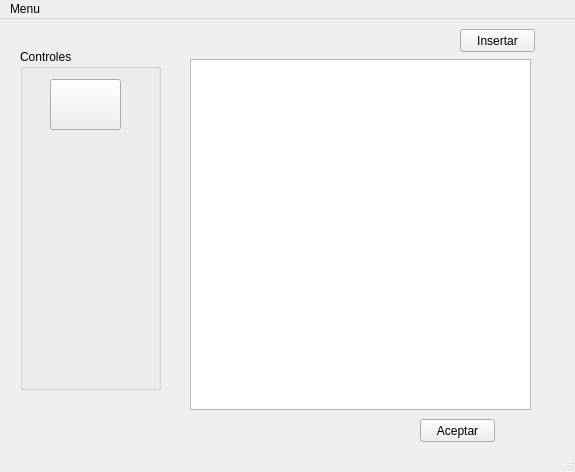
<ui version="4.0" >
 <class>MainWindow</class>
 <widget class="QMainWindow" name="MainWindow" >
  <property name="geometry" >
   <rect>
    <x>0</x>
    <y>0</y>
    <width>575</width>
    <height>472</height>
   </rect>
  </property>
  <property name="windowTitle" >
   <string>MainWindow</string>
  </property>
  <widget class="QWidget" name="centralwidget" >
   <widget class="QGroupBox" name="controles" >
    <property name="geometry" >
     <rect>
      <x>20</x>
      <y>30</y>
      <width>141</width>
      <height>341</height>
     </rect>
    </property>
    <property name="title" >
     <string>Controles</string>
    </property>
    <widget class="QPushButton" name="dominio" >
     <property name="geometry" >
      <rect>
       <x>30</x>
       <y>30</y>
       <width>71</width>
       <height>51</height>
      </rect>
     </property>
     <property name="text" >
      <string/>
     </property>
    </widget>
   </widget>
   <widget class="QGraphicsView" name="graphicsView" >
    <property name="geometry" >
     <rect>
      <x>190</x>
      <y>40</y>
      <width>341</width>
      <height>351</height>
     </rect>
    </property>
    <property name="dragMode" >
     <enum>QGraphicsView::NoDrag</enum>
    </property>
   </widget>
   <widget class="QPushButton" name="aceptar" >
    <property name="geometry" >
     <rect>
      <x>420</x>
      <y>400</y>
      <width>75</width>
      <height>23</height>
     </rect>
    </property>
    <property name="text" >
     <string>Aceptar</string>
    </property>
   </widget>
   <widget class="QPushButton" name="insertLine" >
    <property name="geometry" >
     <rect>
      <x>460</x>
      <y>10</y>
      <width>75</width>
      <height>23</height>
     </rect>
    </property>
    <property name="text" >
     <string>Insertar</string>
    </property>
   </widget>
  </widget>
  <widget class="QMenuBar" name="menubar" >
   <property name="geometry" >
    <rect>
     <x>0</x>
     <y>0</y>
     <width>575</width>
     <height>22</height>
    </rect>
   </property>
   <widget class="QMenu" name="menuMenu" >
    <property name="title" >
     <string>Menu</string>
    </property>
    <addaction name="actionParametros" />
    <addaction name="actionCondiciones" />
   </widget>
   <addaction name="menuMenu" />
  </widget>
  <widget class="QStatusBar" name="statusbar" />
  <action name="actionParametros" >
   <property name="text" >
    <string>Parametros</string>
   </property>
  </action>
  <action name="actionCondiciones" >
   <property name="text" >
    <string>Condiciones</string>
   </property>
  </action>
 </widget>
 <resources/>
 <connections/>
</ui>
